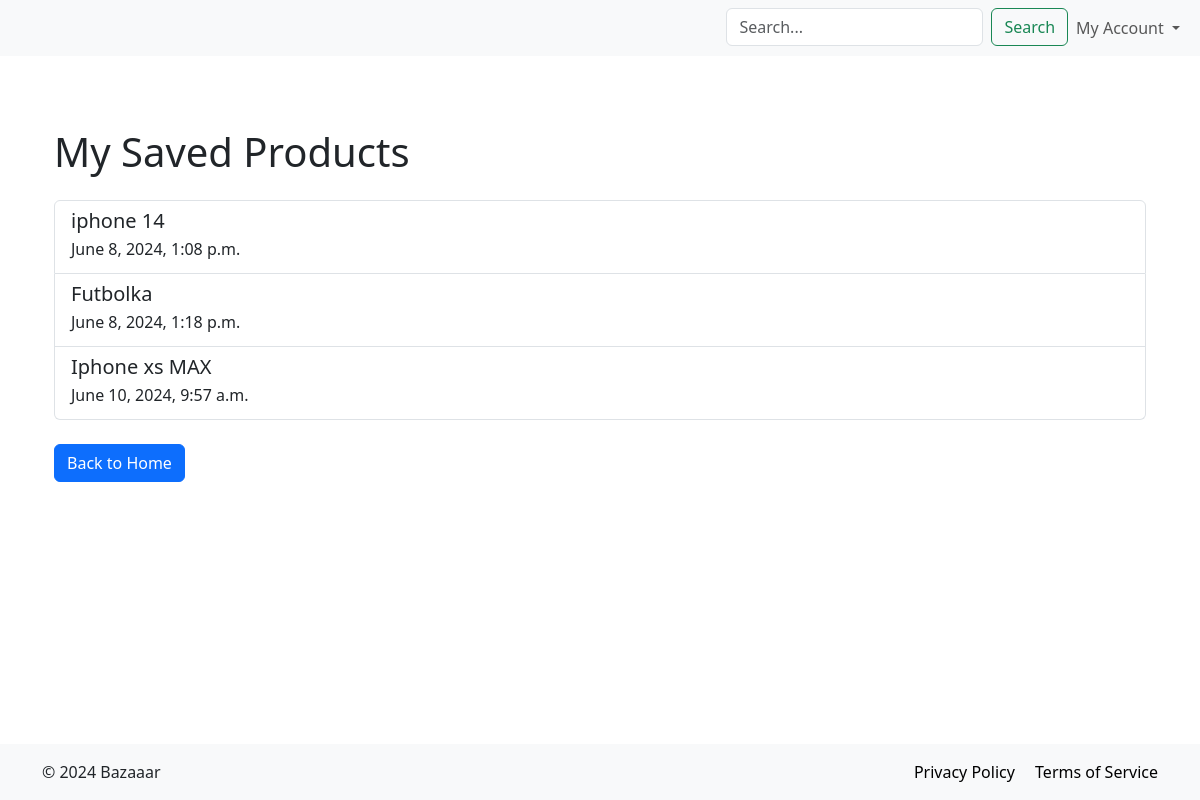
/saved/products/ (signed in), run on the app's committed database.
### products/models.py (models this page shows, shortened)
class SavedProduct(models.Model):
    user = models.ForeignKey(User, on_delete=models.CASCADE)
    product = models.ForeignKey(Products, on_delete=models.CASCADE)
    saved_at = models.DateTimeField(auto_now_add=True)
    class Meta:
        db_table = 'SavedProduct'
        unique_together = ('user', 'product')

class Products(models.Model):
    category = models.ForeignKey(Category, on_delete=models.CASCADE)
    page = models.ForeignKey(Pages, on_delete=models.CASCADE)
    name = models.CharField(max_length=500)
    description = models.TextField()
    price = models.FloatField()
    discount = models.IntegerField(default=0, validators=[MinValueValidator(0), MaxValueValidator(100)])
    price_discount = models.FloatField(default=0)
    class Meta:
        db_table = 'Products'

### products/views.py (the view)
# urls.py: path('saved/products/', views.SavedProductView.as_view(), name='saved-products'),
class SavedProductView(LoginRequiredMixin, View):
    def get(self, request):
        savedproducts = SavedProduct.objects.filter(user=request.user)
        context = {
            'savedproducts': savedproducts,
        }
        return render(request, 'savedproducts.html', context=context)

### products/templates/savedproducts.html (shortened to what this page needs)
{% extends 'base.html' %}
{% block content %}
    <div class="container mt-4">
        <h1 class="my-4">My Saved Products</h1>
        <div class="list-group">
            {% for save in savedproducts %}
                <a href="{% url 'products:product-detail' page_id=save.product.page.id product_id=save.product.id %}" class="list-group-item list-group-item-action">
                    <h5 class="mb-1">{{ save.product.name }}</h5>
                    <p class="mb-1">{{ save.saved_at }}</p>
                </a>
            {% empty %}
                <p class="text-muted">No product found.</p>
            {% endfor %}
        </div>
        <a href="{% url 'products:home' %}" class="btn btn-primary mt-4">Back to Home</a>
    </div>
{% endblock %}

### templates/base.html (style rules this page uses)
html, body { height: 100%; margin: 0; }
a { color: blue; text-decoration: none; }

### data on the page
SavedProduct: product.name "iphone 14", saved_at "June 8, 2024, 1:08 p.m."
SavedProduct: product.name "Futbolka", saved_at "June 8, 2024, 1:18 p.m."
SavedProduct: product.name "Iphone xs MAX", saved_at "June 10, 2024, 9:57 a.m."
